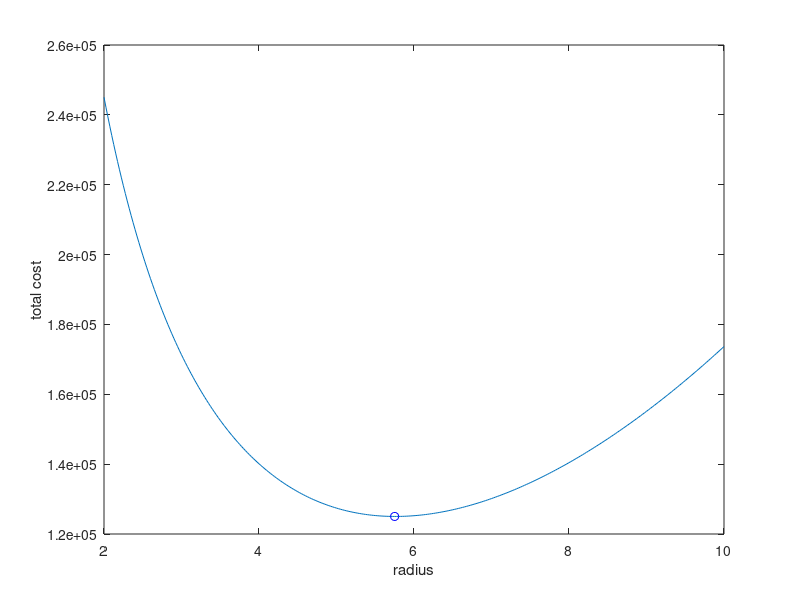

This chart was generated by the following MATLAB code:
% Name: Andrew Pang
% Date: 22 MAR 2019
% Task 5 : Water Tank
clear all; close all; clc;
%creates row vector for radius with 0.025m increment
r = 2:0.025:10;

%calculates the corresponding height for each value of r
height = (800 - (2/3)*pi*r.^3)./(pi*r.^2);

%calculates the total cost for corresponding values of r and height
cost = 300*(2*pi*r).*height + 400*2*pi*r.^2;

%plots a graph of total cost against radius
plot(r,cost);

%labels the axes
xlabel('radius');
ylabel('total cost');

%holds onto the graph for second plot
hold on

%finds the minimum cost and its position in the matrix
[ minvalue , minpos ] = min(cost);

%finds the correspoding height and radius
min_cost = minvalue
cor_height = height(minpos)
cor_radius = r(minpos)

%plots the minimum point
plot(cor_radius,minvalue,'bo');

hold off






